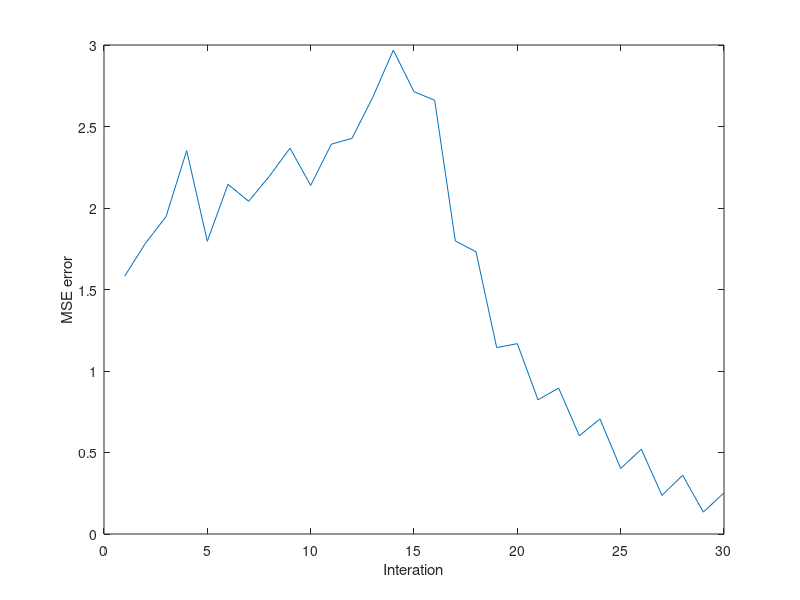
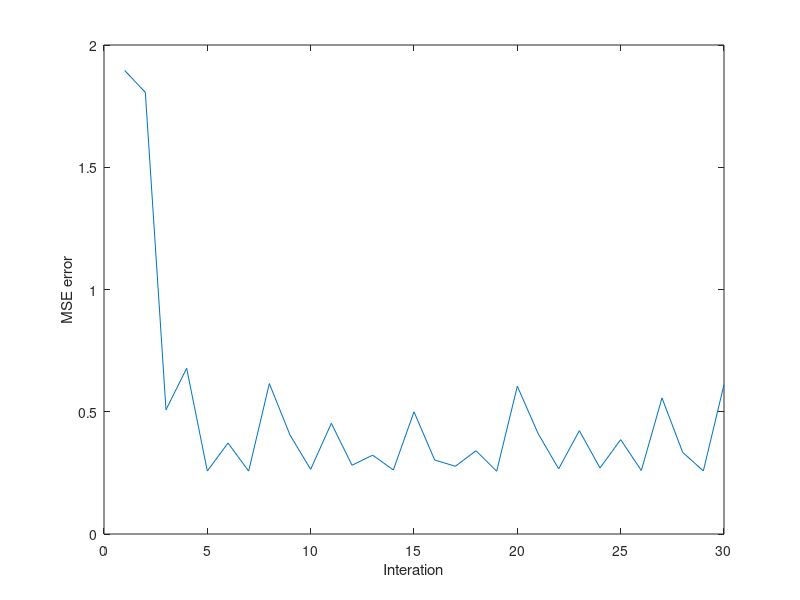

Here is the MATLAB script that generated these plots, in order:
% Hw5 problem 1: Eigenvalues Decomposition and Power Iterations

clc
clear all
close all

%% (a) Create symmetric matrix
rng(111);
m = 10;
A = randn(m);
As = A;
% As = (A + A')/2; %symmetric matrix
[V, D] = eigs(As);

%% (b) Power interation to find the greatest eigenvalue
iteration = 30;
eig_vet = randn(m, 1);
est_err_ary = [];

for i=1:iteration
    eig_vet1 = As * eig_vet;
    eig_vet = eig_vet1 / norm(eig_vet1); % update eigenvector
    % calculate associated eigenvalue with Rayleigh quotient
    eig_val = eig_vet' * As * eig_vet / (eig_vet' * eig_vet);
    % calculaet the eigenvalue error with MSE 
%     est_err = (eig_val - D(1,1))^2;
    est_err = norm(eig_val - D(1,1));
    est_err_ary = [est_err_ary, est_err];
end

% plot the estimation accuracy as a function of iterations
figure(1)
plot([1:iteration], est_err_ary)
xlabel('Interation')
ylabel('MSE error')

%% (c) Find all ten eigenvalues by Rayleigh Quotient iteration
[V, D] = eig(As);
iteration = 30;
ep = 0.01; % epusil threshold
eig_vet_mat_initial = eye(m);
eig_vet = eig_vet_mat_initial(:, 1);
eig_val = 10;
est_err_ary = [];
esti_eig_val_ary = [];

for k = 1:iteration
    eig_val = (eig_vet' * As * eig_vet) / (eig_vet' * eig_vet);
    eig_vet1 = (As - eig_val * eye(m)) \ eig_vet;
    eig_vet = eig_vet1 / norm(eig_vet1);
    % calculaet the eigenvalue error with MSE 
%     est_err = (eig_val - D(6,6))^2;
    est_err = norm(eig_val - D(10, 10));
    est_err_ary = [est_err_ary, est_err];
end

% plot the estimation accuracy as a function of iterations
figure(2)
plot([1:iteration], est_err_ary)
xlabel('Interation')
ylabel('MSE error')

% find all ten eigenvalues
% while length(esti_eig_val_ary) < 10
%     flag = round(rand([1, m]));
%     for i = 1:m
%         if flag(i) == 1
%             eig_vet = eig_vet_mat_initial(:, i);
%         end
%     end
%     eig_val = 10;
%     eig_vet = eig_vet .* rand([m, 1]);
%     for k = 1:iteration
%         eig_val = (eig_vet' * As * eig_vet) / (eig_vet' * eig_vet);
%         eig_vet1 = (As - eig_val * eye(m)) \ eig_vet;
%         eig_vet = eig_vet1 / norm(eig_vet1);
%     end
%     
%     if length(esti_eig_val_ary) == 0
%         esti_eig_val_ary = [esti_eig_val_ary, eig_val];
%     end
%     
%     for i = 1:length(esti_eig_val_ary)
%         if abs(eig_val - esti_eig_val_ary(i)) < 0.001
%             break
%         elseif i == length(esti_eig_val_ary)
%             esti_eig_val_ary = [esti_eig_val_ary, eig_val];
%             find(flag == 1)
%         end
%     end
% end

%% (d)  Repeat (b) and (d) with a random matrix that is not symmetric
% Now the eigenvalues and eigenvectors are not guranteed to be real
